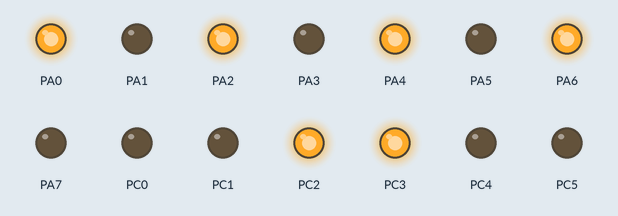
Simulated run of this program. Board: ATmega8535, built with avr-gcc and emulated at 8 MHz. Shown: output pins drawn as LEDs (lit = HIGH). At 0.0 s the program stops and its outputs stay as they are.

Above: at 0.1 s.
Timing chart, 0 to 1.5 s (numbered marks = the images above):
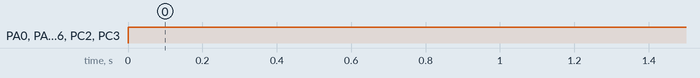

The program:

main.cpp
```cpp
#ifndef F_CPU
#define F_CPU 8000000UL // 16 MHz clock speed
#endif


#include <avr/io.h>
#include <util/delay.h>

// 00110001
// 10001100
static const unsigned char BitReverseTable256[256] =
{
//0000  0001  0010  0011  0100  0101  0110  0111  1000  1001  1010  1011  1100  1101  1110  1111
//0000  1000  0100  1100  0010  1010  0110  1110  0001  1001  0101  1101  0011  1011  0111  1111
  0x00, 0x80, 0x40, 0xc0, 0x20, 0xa0, 0x60, 0xe0, 0x10, 0x90, 0x50, 0xd0, 0x30, 0xb0, 0x70, 0xf0,
  0x08, 0x88, 0x48, 0xc8, 0x28, 0xa8, 0x68, 0xe8, 0x18, 0x98, 0x58, 0xd8, 0x38, 0xb8, 0x78, 0xf8,
  0x04, 0x84, 0x44, 0xc4, 0x24, 0xa4, 0x64, 0xe4, 0x14, 0x94, 0x54, 0xd4, 0x34, 0xb4, 0x74, 0xf4,
  0x0c, 0x8c, 0x4c, 0xcc, 0x2c, 0xac, 0x6c, 0xec, 0x1c, 0x9c, 0x5c, 0xdc, 0x3c, 0xbc, 0x7c, 0xfc,
  0x02, 0x82, 0x42, 0xc2, 0x22, 0xa2, 0x62, 0xe2, 0x12, 0x92, 0x52, 0xd2, 0x32, 0xb2, 0x72, 0xf2,
  0x0a, 0x8a, 0x4a, 0xca, 0x2a, 0xaa, 0x6a, 0xea, 0x1a, 0x9a, 0x5a, 0xda, 0x3a, 0xba, 0x7a, 0xfa,
  0x06, 0x86, 0x46, 0xc6, 0x26, 0xa6, 0x66, 0xe6, 0x16, 0x96, 0x56, 0xd6, 0x36, 0xb6, 0x76, 0xf6,
  0x0e, 0x8e, 0x4e, 0xce, 0x2e, 0xae, 0x6e, 0xee, 0x1e, 0x9e, 0x5e, 0xde, 0x3e, 0xbe, 0x7e, 0xfe,
  0x01, 0x81, 0x41, 0xc1, 0x21, 0xa1, 0x61, 0xe1, 0x11, 0x91, 0x51, 0xd1, 0x31, 0xb1, 0x71, 0xf1,
  0x09, 0x89, 0x49, 0xc9, 0x29, 0xa9, 0x69, 0xe9, 0x19, 0x99, 0x59, 0xd9, 0x39, 0xb9, 0x79, 0xf9,
  0x03, 0x83, 0x43, 0xc3, 0x23, 0xa3, 0x63, 0xe3, 0x13, 0x93, 0x53, 0xd3, 0x33, 0xb3, 0x73, 0xf3,
  0x0b, 0x8b, 0x4b, 0xcb, 0x2b, 0xab, 0x6b, 0xeb, 0x1b, 0x9b, 0x5b, 0xdb, 0x3b, 0xbb, 0x7b, 0xfb,
  0x05, 0x85, 0x45, 0xc5, 0x25, 0xa5, 0x65, 0xe5, 0x15, 0x95, 0x55, 0xd5, 0x35, 0xb5, 0x75, 0xf5,
  0x0b, 0x8b, 0x4b, 0xcb, 0x2b, 0xab, 0x6b, 0xeb, 0x1b, 0x9b, 0x5b, 0xdb, 0x3b, 0xbb, 0x7b, 0xfb,
  0x07, 0x87, 0x47, 0xc7, 0x27, 0xa7, 0x67, 0xe7, 0x17, 0x97, 0x57, 0xd7, 0x37, 0xb7, 0x77, 0xf7,
  0x0f, 0x8f, 0x4f, 0xcf, 0x2f, 0xaf, 0x6f, 0xef, 0x1f, 0x9f, 0x5f, 0xdf, 0x3f, 0xbf, 0x7f, 0xff,
};

#define MYUBRR 25

unsigned char swap(unsigned char ch)
{
  char ch1 = (ch&0xf0)>>4;
  char ch2 = (ch&0x0f)<<4;
  return ch1+ch2;

}


void USART_Init( unsigned int baud )
{
  /* Set baud rate */
  UBRRH = (unsigned char)(baud>>8);
  UBRRL = (unsigned char)baud;
  /* Enable receiver and transmitter */
  UCSRB = (1<<RXEN)|(1<<TXEN);
  /* Set frame format: 8data, 2stop bit */
//  UCSRC = (1<<USBS)|(3<<UCSZ0);
}

void USART_Transmit( unsigned char data )
{
  /* Wait for empty transmit buffer */
  while ( !( UCSRA & (1<<UDRE)) )
  ;
  /* Put data into buffer, sends the data */
  UDR = data;
}

unsigned char USART_Receive( void )
{
  /* Wait for data to be received */
  while ( !(UCSRA & (1<<RXC)) )
  ;
  /* Get and return received data from buffer */
  return UDR;
}

int main()
{
  char ch1 = 0;
  char ch2 = 0;
  char ch3 = 0;

  DDRA = 0xFF;
  DDRC = 0xFF;

  PORTA = 0x00;
  PORTC = 0x00;

  USART_Init ( MYUBRR );
  while(1)
  {
    ch3 = ch2;
    ch2 = 0x55;
    ch1 = 0xCC;
//    ch1 = USART_Receive();
//    USART_Transmit(ch1);
    PORTC = ch1;
    //PORTA = ch2;
    //PORTA = BitReverseTable256[ch2];
    PORTA = swap(ch2);
  }
}


// --------------------------------------------------------------------
// Purpose:
//  The main loop
//
// Notes:
// None.
// --------------------------------------------------------------------
int mainx(void)
{
  DDRA = 0xFF;
  DDRC = 0xFF;
  char ch1 = 0;
  char ch2 = 0;

  while(1) //infinite loop
  {
    PORTA = ch1;
    PORTC = ch2;
    _delay_us(100000);
    ch1++;
    ch2--;
  }
}
```

Measured:
- by itself, PA0, PA2, PA4, PA6, PC2, PC3: LOW → HIGH at 0.00 s
